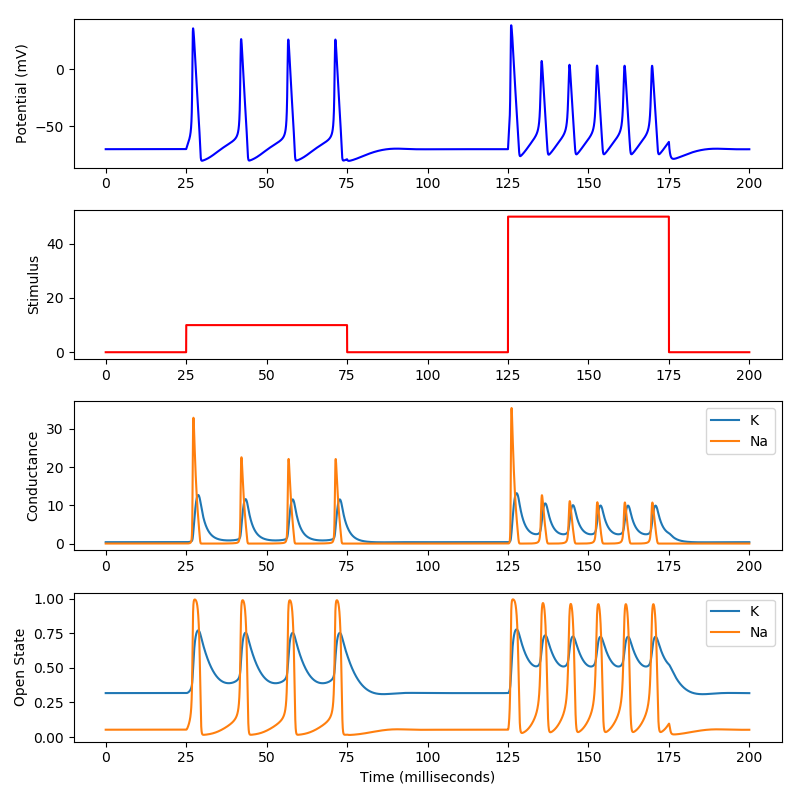

Write the Python code that produced this figure.
"""
Hodgkin-Huxley Model Neuron Simulated Discretely with Python
Inspired by matlab code on "andy's brain blog" Oct 15 2013.
"""

import matplotlib.pyplot as plt
import numpy as np

# Simulation time (all time units are milliseconds)
simulationTime = 200
deltaT = .01
pointsPerMillisec = 1.0/deltaT
t = np.arange(simulationTime/deltaT) * deltaT

# Create the stimulus waveform
I = np.zeros(len(t))

# Add some square pulses to the stimulus waveform
I[int(125 * pointsPerMillisec):int(175 * pointsPerMillisec)] = 50
I[int(25 * pointsPerMillisec):int(75 * pointsPerMillisec)] = 10

# channel conductances (mS/cm^2)
gK = 36
gNa = 120
g_L = .3

# ion reversal potentials (mV)
E_K = -12
E_Na = 115
E_L = 10.6

# membrane properties
C = 1.0  # capacitance (uF/cm^2)

# Open state over time (start at zero)
n = np.zeros(len(t))
m = np.zeros(len(t))
h = np.zeros(len(t))
V = np.zeros(len(t))

# Initial States
Vstart = -0  # Baseline voltage
alpha_n = .01 * ((10-Vstart) / (np.exp((10-Vstart)/10)-1))  # Equation 12
beta_n = .125*np.exp(-Vstart/80)  # Equation 13
alpha_m = .1*((25-Vstart) / (np.exp((25-Vstart)/10)-1))  # Equation 20
beta_m = 4*np.exp(-Vstart/18)  # Equation 21
alpha_h = .07*np.exp(-Vstart/20)  # Equation 23
beta_h = 1/(np.exp((30-Vstart)/10)+1)  # Equation 24

# Initial conductances
n[0] = alpha_n/(alpha_n+beta_n)  # Equation 9
m[0] = alpha_m/(alpha_m+beta_m)  # Equation 18
h[0] = alpha_h/(alpha_h+beta_h)  # Equation 18
V[0] = Vstart

# Simulate
for i in range(len(t)-1):

   # coefficients
    alpha_n = .01 * ((10-V[i]) / (np.exp((10-V[i])/10)-1))
    beta_n = .125*np.exp(-V[i]/80)
    alpha_m = .1*((25-V[i]) / (np.exp((25-V[i])/10)-1))
    beta_m = 4*np.exp(-V[i]/18)
    alpha_h = .07*np.exp(-V[i]/20)
    beta_h = 1/(np.exp((30-V[i])/10)+1)

    # currents
    I_Na = np.power(m[i], 3) * gNa * h[i] * (V[i]-E_Na)
    I_K = np.power(n[i], 4) * gK * (V[i]-E_K)
    I_L = g_L * (V[i]-E_L)
    I_ion = I[i] - I_K - I_Na - I_L

    # calculate derivatives using Euler first order approximation
    V[i+1] = V[i] + deltaT * I_ion / C
    n[i+1] = n[i] + deltaT * (alpha_n * (1-n[i]) - beta_n * n[i])
    m[i+1] = m[i] + deltaT * (alpha_m * (1-m[i]) - beta_m * m[i])
    h[i+1] = h[i] + deltaT * (alpha_h * (1-h[i]) - beta_h * h[i])

# Display Results
V = V-70  # Set resting potential to -70mv

plt.figure(figsize=(8, 8))

ax1 = plt.subplot(411)
ax1.plot(t, V, color='b')
ax1.set_ylabel("Potential (mV)")

ax2 = plt.subplot(412)
ax2.plot(t, I, color='r')
ax2.set_ylabel("Stimulus")

ax3 = plt.subplot(413, sharex=ax1)
ax3.plot(t, gK*np.power(n, 4), label='K')
ax3.plot(t, gNa*np.power(m, 3)*h, label='Na')
ax3.set_ylabel("Conductance")
plt.legend()

ax4 = plt.subplot(414, sharex=ax1)
ax4.plot(t, n, label='K')
ax4.plot(t, m, label='Na')
ax4.set_ylabel("Open State")
ax4.set_xlabel("Time (milliseconds)")
plt.legend()

plt.tight_layout()
plt.savefig("dev/concept3.png")
plt.show()
